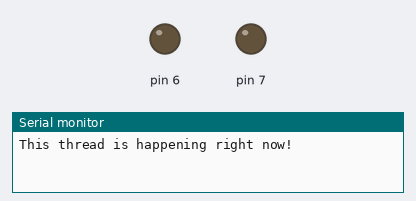
A sketch run on a simulated Arduino Uno, built with avr-gcc and run on an emulated ATmega328P. On the bench: output pins drawn as LEDs (lit = HIGH), the last lines printed to the serial monitor.

Above: at 0.1 s.
At 1.1 s:
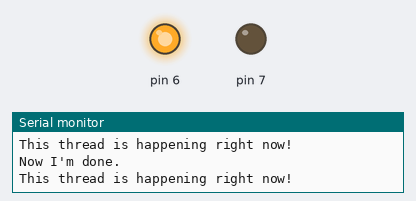
Timing chart, 0 to 2.6 s (numbered marks = the images above):
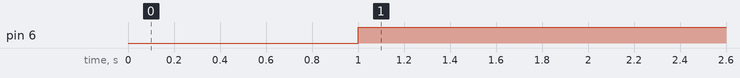

Measured:
- by itself, pin 6: LOW → HIGH at 1.0 s

The sketch:

basicExample.ino
```cpp
// #include <Thread.h>

typedef struct thread{
  long repeatInterval;
  long lastRun;
  long nextRun;
  bool timeToRun;
  void (*doSomething)();
} thread;

void turnOnSix(){
   digitalWrite(6, HIGH);
}

void turnOffSix(){
   digitalWrite(6, LOW);
}

void turnOnSeven(){
   digitalWrite(7, HIGH);
}

void printSomethingCool(){
  Serial.println("This thread is happening right now!");
  delay(1000);
  digitalWrite(6, LOW);
  Serial.println("Now I'm done.");
}

void checkIfTimeToRun(thread *t){
  bool time_remaining = (millis() - t->nextRun) & 0x80000000;
  if(!time_remaining){
    t->timeToRun = HIGH;
  }else{
    t->timeToRun = LOW;
  }
}

void threadRan(thread *t){
  t->lastRun = millis()-t->lastRun;
  t->nextRun = t->repeatInterval+ t->lastRun;
}

typedef struct controller{
  int numThreads;
  void (*runFunc)();
  thread* threads[5*sizeof(thread)];
} controller;


thread A = {.repeatInterval = 1000, .lastRun = 0, .nextRun = 0, .timeToRun=LOW, printSomethingCool};
thread B = {.repeatInterval = 1000000000000, .lastRun = 0, .nextRun = 0, .timeToRun=LOW, turnOnSix};

controller C = {.numThreads = 2, .runFunc = runThreads, {&A,&B}};


void runThreads(){
  int i;
  for(i=0;i<C.numThreads;i++){
    checkIfTimeToRun(C.threads[i]);
    if(C.threads[i]->timeToRun){
      C.threads[i]->doSomething();
    }
  }
}

void setup(){
  Serial.begin(9600);
  pinMode(6, OUTPUT);
  pinMode(7,OUTPUT);
}

void loop(){
//
  C.runFunc();

}
```
